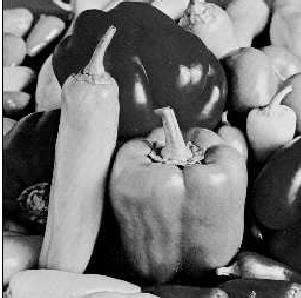
#> input picture DIP4/1.png, 301 x 298 px
$ python main.py
#> lines starting #> are read from the running program, lines starting #| are printed output that depends on the picture
"""

边缘检测
编程实现基于典型微分算子（不少于Roberts、Sobel、Prewitt、拉普拉斯算子）的图像边缘提取，能够读取图像文件内容，进行检测后输出边缘检测结果
分析比较不同算子的特性
感兴趣的同学可尝试实现其他边缘检测算子

"""
import numpy as np
import cv2
import matplotlib.pylab as plt

def convolution_2d(image, filter):

    new_image = np.zeros((image.shape[0], image.shape[1]))
    filter = filter.flatten()
    for i in range(image.shape[0]):
        for j in range(image.shape[1]):

            if i == 0 or i == image.shape[0] - 1 or j == 0 or j == image.shape[1] - 1:
                new_image[i][j] = image[i][j]
            else:
                value = 0
                filter_index = 0
                for x in range(-1, 2):
                    for y in range(-1, 2):
                        value += image[i + x][j + y] * filter[filter_index]
                        filter_index += 1
                if value < 0:
                    new_image[i][j] = 0
                elif value > 255:
                    new_image[i][j] = 255
                else:
                    new_image[i][j] = value

    return  new_image


def Roberts_Operater(image):
    new_image_1 = np.zeros((image.shape[0], image.shape[1]))
    new_image_2 = np.zeros((image.shape[0], image.shape[1]))
    new_image = np.zeros((image.shape[0], image.shape[1]))
    filter_1 = np.array([[-1, 0],
                      [0, 1]]).flatten()
    filter_2 = np.array([[0, -1],
                         [1, 0]]).flatten()
    for i in range(image.shape[0]):
        for j in range(image.shape[1]):
            if i == image.shape[0] - 1 or j == image.shape[1] - 1:
                new_image_1[i][j] = 0
                new_image_2[i][j] = 0
                new_image[i][j] = 0
            else:
                value_1 = 0
                value_2 = 0
                filter_index = 0

                for x in range(0, 2):
                    for y in range(0, 2):
                        value_1 += image[i + x][j + y] * filter_1[filter_index]
                        value_2 += image[i + x][j + y] * filter_2[filter_index]
                        filter_index += 1
                new_image_1[i][j] = value_1
                new_image_2[i][j] = value_2
                temp = value_1 + value_2
                if temp < 0:
                    temp = 0
                elif temp > 255:
                    temp = 255
                new_image[i][j] = temp


    plt.subplot(2, 2, 1)
    plt.title("pre-image")
    plt.axis("off")
    plt.imshow(image, cmap="gray")

    plt.subplot(2, 2, 2)
    plt.title("post-image")
    plt.axis("off")
    plt.imshow(new_image, cmap="gray")

    plt.subplot(2, 2, 3)
    plt.title("feature-map-1")
    plt.axis("off")
    plt.imshow(new_image_1, cmap="gray")

    plt.subplot(2, 2, 4)
    plt.title("feature-map-2")
    plt.axis("off")
    plt.imshow(new_image_2, cmap="gray")

    plt.show()
    return new_image


def Sobel_Operater(image):
    """
    -1  -2  -1        -1  0  1
     0   0   0         -2  0  2
     1   2   1         -1  0  1
    """
    vertical_feature_extraction_filter = np.array([[-1, -2, -1],
                                                   [0, 0, 0],
                                                   [1, 2, 1]])
    horizontal_feature_extraction_filter = np.array([[-1, 0, 1],
                                                     [-2, 0, 2],
                                                     [-1, 0, 1]])
    new_image = np.zeros((image.shape[0], image.shape[1]))
    new_image_vertical = convolution_2d(image, horizontal_feature_extraction_filter)
    new_image_horizontal = convolution_2d(image, vertical_feature_extraction_filter)

    #image tune
    for i in range(image.shape[0]):
        for j in range(image.shape[1]):
            value = new_image_horizontal[i][j] + new_image_vertical[i][j]

            if value < 0:
                new_image[i][j] = 0
            elif value > 255:
                new_image[i][j] = 255
            else:
                new_image[i][j] = value
    plt.subplot(2, 2, 1)
    plt.title("original-image")
    plt.axis("off")
    plt.imshow(image, cmap="gray")

    plt.subplot(2, 2, 2)
    plt.title("processed-image")
    plt.axis("off")
    plt.imshow(new_image, cmap="gray")

    plt.subplot(2, 2, 3)
    plt.title("x-orientation")
    plt.axis("off")
    plt.imshow(new_image_horizontal, cmap="gray")

    plt.subplot(2, 2, 4)
    plt.title("y-orientation")
    plt.axis("off")
    plt.imshow(new_image_vertical, cmap="gray")

    plt.show()
    return new_image


def Prewitt_Operater(image):
    """
    -1  -1  -1         -1  0  1
     0   0   0         -1  0  1
     1   1   1         -1  0  1
    """
    vertical_feature_extraction_filter = np.array([[-1, -1, -1],
                                                   [0, 0, 0],
                                                   [1, 1, 1]])
    horizontal_feature_extraction_filter = np.array([[-1, 0, 1],
                                                     [-1, 0, 1],
                                                     [-1, 0, 1]])

    new_image = np.zeros((image.shape[0], image.shape[1]))
    new_image_vertical = convolution_2d(image, horizontal_feature_extraction_filter)
    new_image_horizontal = convolution_2d(image, vertical_feature_extraction_filter)


    for i in range(image.shape[0]):
        for j in range(image.shape[1]):
            value = new_image_horizontal[i][j] + new_image_vertical[i][j]

            if value < 0:
                new_image[i][j] = 0
            elif value > 255:
                new_image[i][j] = 255
            else:
                new_image[i][j] = value

    plt.subplot(2, 2, 1)
    plt.title("original-image")
    plt.axis("off")
    plt.imshow(image, cmap="gray")

    plt.subplot(2, 2, 2)
    plt.title("processed-image")
    plt.axis("off")
    plt.imshow(new_image, cmap="gray")

    plt.subplot(2, 2, 3)
    plt.title("x-orientation")
    plt.axis("off")
    plt.imshow(new_image_horizontal, cmap="gray")

    plt.subplot(2, 2, 4)
    plt.title("y-orientation")
    plt.axis("off")
    plt.imshow(new_image_vertical, cmap="gray")

    plt.show()
    return new_image


def Laplace_Operater(image):
    filter = np.array([[0, -1, 0],
                       [-1, 4, -1],
                       [0, -1, 0]])
    new_image = convolution_2d(image, filter)

    plt.subplot(1, 2, 1)
    plt.title("pre-image")
    plt.axis("off")
    plt.imshow(image, cmap="gray")

    plt.subplot(1, 2, 2)
    plt.title("post-image")
    plt.axis("off")
    plt.imshow(new_image, cmap="gray")

    plt.show()
    return new_image


def main():
    image = cv2.imread("1.png")
#> image is the input picture: shape (298, 301, 3); min 0, max 255, mean 114.7
    gray = cv2.cvtColor(image, cv2.COLOR_RGB2GRAY)
    prewitt = Prewitt_Operater(gray)
    sobel = Sobel_Operater(gray)
#> after the loop in convolution_2d (call 3), `for i in range(image.shape[0]):`:
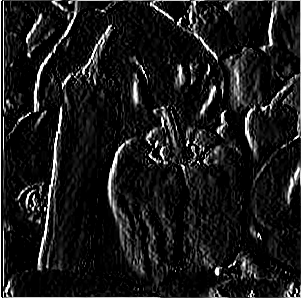
#> new_image: shape (298, 301) float64; min 0, max 255, mean 25.9
#> after the loop in convolution_2d (call 4), `for i in range(image.shape[0]):`:
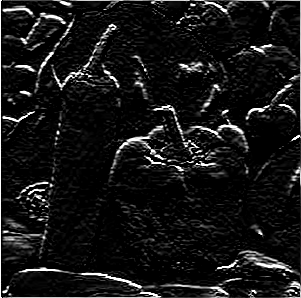
#> new_image: shape (298, 301) float64; min 0, max 255, mean 21.5
#> after the loop in Sobel_Operater, `for i in range(image.shape[0]):`:
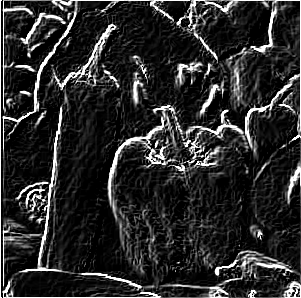
#> new_image: shape (298, 301) float64; min 0, max 255, mean 43.2
    laplace = Laplace_Operater(gray)
#> after the loop in convolution_2d (call 5), `for i in range(image.shape[0]):`:
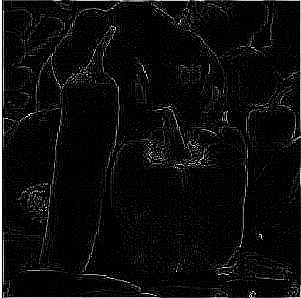
#> new_image: shape (298, 301) float64; min 0, max 255, mean 11.9
    roberts = Roberts_Operater(gray)
#> after the loop in Roberts_Operater, `for i in range(image.shape[0]):`:
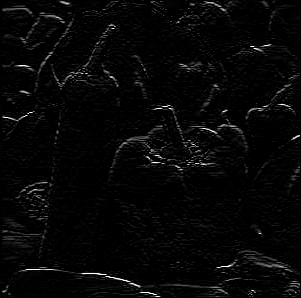
#> new_image: shape (298, 301) float64; min 0, max 255, mean 6.8
#> after the loop in Roberts_Operater, `for i in range(image.shape[0]):`:
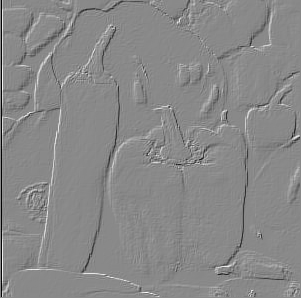
#> new_image_1: shape (298, 301) float64; min -255, max 219, mean -0.5; drawn with min black and max white
#> after the loop in Roberts_Operater, `for i in range(image.shape[0]):`:
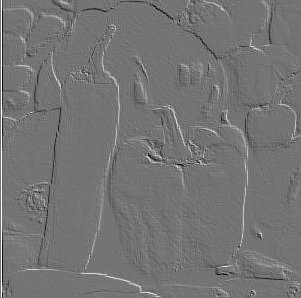
#> new_image_2: shape (298, 301) float64; min -215, max 255, mean 0.4; drawn with min black and max white

    plt.subplot(2, 2, 1)
    plt.title("prewitt-operater")
    plt.axis("off")
    plt.imshow(prewitt, cmap="gray")

    plt.subplot(2, 2, 2)
    plt.title("sobel-operater")
    plt.axis("off")
    plt.imshow(sobel, cmap="gray")

    plt.subplot(2, 2, 3)
    plt.title("laplace-operater")
    plt.axis("off")
    plt.imshow(laplace, cmap="gray")

    plt.subplot(2, 2, 4)
    plt.title("roberts-operater")
    plt.axis("off")
    plt.imshow(roberts, cmap="gray")

    plt.show()


if __name__ == '__main__':
    main()
